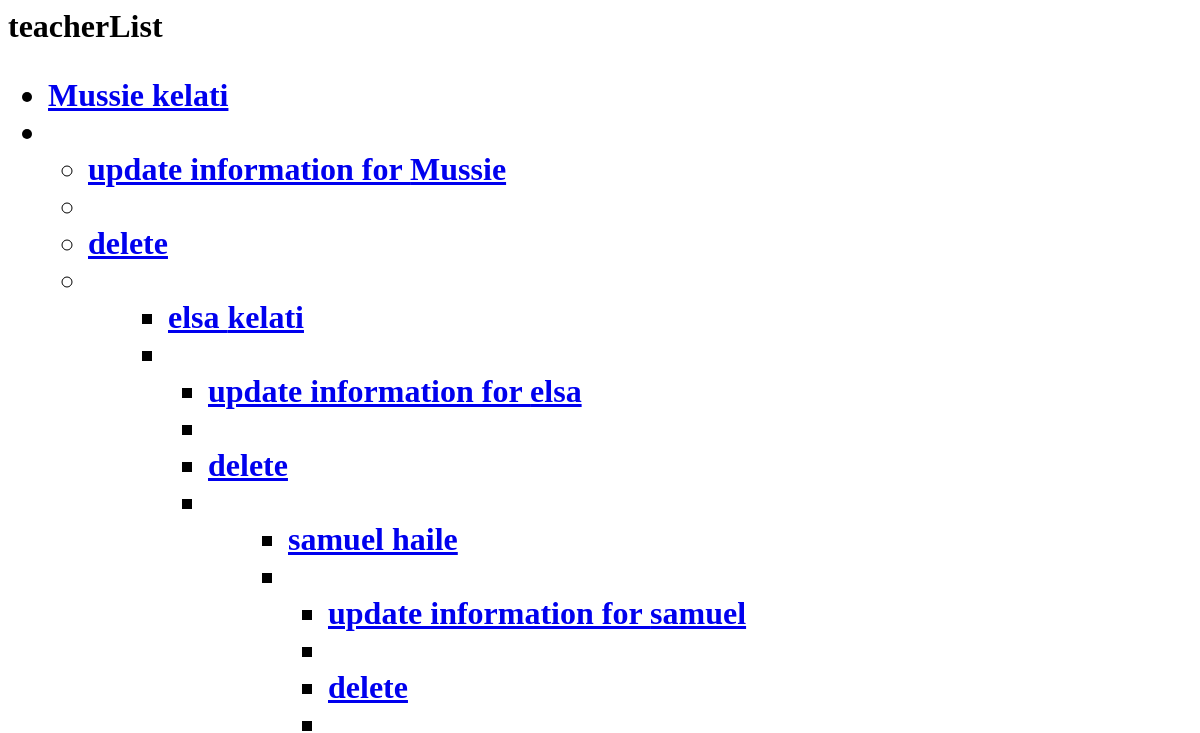
The app's page /classroom/teacher_list, older data.
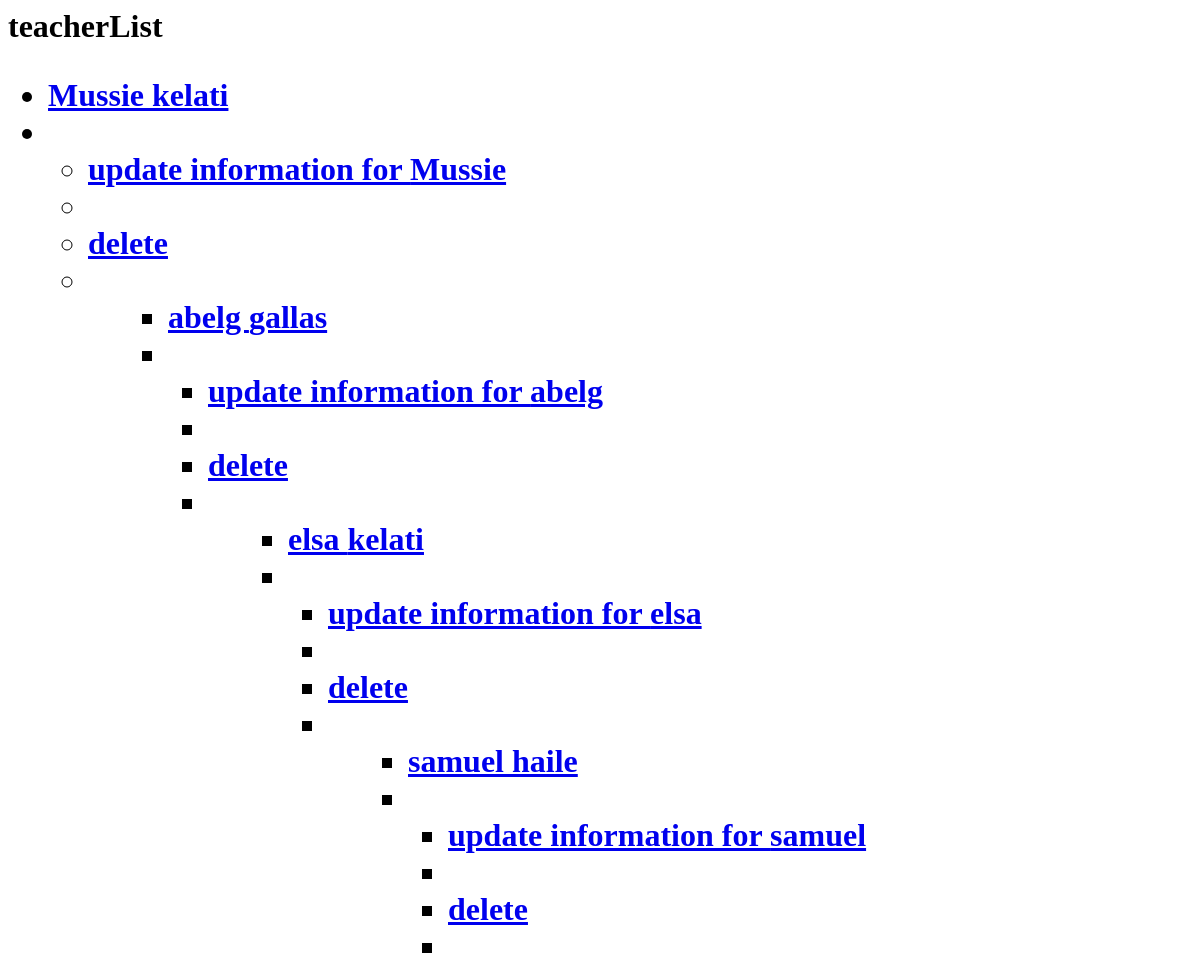
The same page, newer data.
### classroom/models.py (models this page shows, shortened)
class Teacher(models.Model):
    first_name = models.CharField( max_length=30)
    last_name = models.CharField(max_length=30)
    subject  = models.CharField( max_length=30)

### classroom/views.py (the view)
# urls.py: path('teacher_list', TeacherListView.as_view(), name='teacher_list'),
class TeacherListView(ListView):
    model =Teacher
    template_name = "teacher_list.html"
    queryset = Teacher.objects.order_by('first_name')
    context_object_name = "teacher_list"

### classroom/templates/classroom/teacher_list.html (shortened to what this page needs)
<h1>teacherList <h1>
<ul>
    {%for teacher in teacher_list %}
         <li>
              <a href="/classroom/teacher_detail/{{teacher.id}}">{{ teacher.first_name }} {{ teacher.last_name }}</a>
         <li>
            <ul>
                <li>
                    <a href="/classroom/update_teacher/{{teacher.id}}">update information for {{teacher.first_name}}</a>
                 <li>
                 <li>
                 <a href="/classroom/delete_teacher/{{teacher.id}}">delete</a>
                 <li>
            <ul>
    <ul>
{% endfor %}

Row changes from the older to the newer data that the page shows:
added Teacher: first_name "abelg", last_name "gallas"
